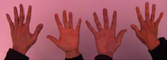
#> input picture TP1/white_patch/test_red.png, 167 x 60 px, shrunk from 276 x 99 before the run
$ jupyter execute --allow-errors TP_1.ipynb
#> lines starting #> are read from the running program, lines starting #| are printed output that depends on the picture
#> further down, img_bgr is the input picture: shape (60, 167, 3); mean B, G, R 91.2, 81.1, 155.9
# TP_1 Alejandro Valle

## Parte 1 - Algoritmo White-Patch

Teoría para tenerla a mano :)

[cell 1]
import numpy as np
import cv2 as cv
import matplotlib.pyplot as plt

[cell 2]
def white_patch(img_bgr):
    # float32 para no perder los decimales en la division
    img = img_bgr.astype(np.float32)

    for canal in range(3):
        max_val = img[:, :, canal].max()
        if max_val > 0:
            img[:, :, canal] /= max_val
#> this loop made 3 passes
#> max_val on passes 1 to 3: 173, 155, 246
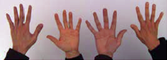
#> img: shape (60, 167, 3) float32; mean B, G, R 0.527, 0.523, 0.634

    img = np.clip(img * 255, 0, 255).astype(np.uint8)
#> pass 2 of the loop `for fila, (nombre, ruta) in enumerate(imagenes.items()):`:
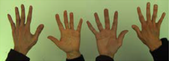
#> input picture TP1/white_patch/test_green.png, 169 x 61 px, shrunk from 278 x 100 before the run
#> img_bgr is the input picture: shape (61, 169, 3); mean B, G, R 83.6, 131.1, 129.4
#> the loop in white_patch (call 2), `for canal in range(3):` made 3 passes
#> max_val on passes 1 to 3: 172, 251, 213
#> after the loop in white_patch (call 2), `for canal in range(3):`:
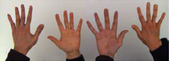
#> img: shape (61, 169, 3) float32; mean B, G, R 0.486, 0.522, 0.607
#> img_rgb: shape (61, 169, 3)
#> img_corr_rgb: shape (61, 169, 3)
#> pass 3 of the loop `for fila, (nombre, ruta) in enumerate(imagenes.items()):`:
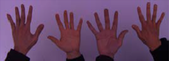
#> input picture TP1/white_patch/test_blue.png, 169 x 61 px, shrunk from 278 x 100 before the run
#> img_bgr is the input picture: shape (61, 169, 3); mean B, G, R 100.7, 69.5, 103
#> the loop in white_patch (call 3), `for canal in range(3):` made 3 passes
#> max_val on passes 1 to 3: 200, 139, 164
#> after the loop in white_patch (call 3), `for canal in range(3):`:
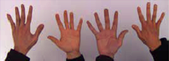
#> img: shape (61, 169, 3) float32; mean B, G, R 0.503, 0.5, 0.628
    return img

[cell 3]
imagenes = {
    "Roja": "white_patch/test_red.png",
    "Verde": "white_patch/test_green.png",
    "Azul": "white_patch/test_blue.png",
    "WP Roja": "white_patch/wp_red.png",
    "WP Roja 2": "white_patch/wp_red2.jpg",
    "WP Verde": "white_patch/wp_green.png",
    "WP Verde 2": "white_patch/wp_green2.jpg",
    "WP Azul": "white_patch/wp_blue.jpg",
}

fig, axes = plt.subplots(8, 2, figsize=(10, 32))
fig.suptitle("White Patch — Original vs Corregida", fontsize=14)

#> (the rest of this cell did not finish here and is left out)

Viendo estos resultados podemos ver una falla en las imagenes del predator. En las imagenes de las manos la iluminación tiene tintes moderados, no hay saturación excesiva de algún canal, los tres canales tienen información razonable. Al aplicar el algoritmo white-patch la normalización reequilibra los tres canales y recupera los colores naturales.

En las imagenes del predator podemos ver muy pocas diferencias. En estas imagenes se tiene una saturación excesiva de un solo canal.

Por ejemplo en la imagen del predator roja podriamos decir que el canal R tiene valores muy altos (200-255) en toda la imagen, mientras que G y B tienen valores muy bajos. Al normalizar, el canal R apenas varía, pero G y B se dividen por un máximo muy pequeño y se amplifican bastante, en otras palabras se amplifica ruido. Es por ello, que se ven ligeras diferencias en el cuerpo del predator. Como el algoritmo asume que el pixel más brillante de cada canal es blanco bajo iluminación neutra, esta asunción falla porque el máximo no representa la iluminación sino el color real del objeto.

# Parte 2 - Histogramas

## Visualización en escala de grises

[cell 4]
img1 = cv.imread("img1_tp.png", cv.IMREAD_GRAYSCALE)
img2 = cv.imread("img2_tp.png", cv.IMREAD_GRAYSCALE)

fig, axes = plt.subplots(1, 2, figsize=(10, 4))

#> (the rest of this cell did not finish here and is left out)

[cell 5]
NUM_BINS = 64

hist1 = cv.calcHist([img1], [0], None, [NUM_BINS], [0, 256])
#> hist1 = 64 values from 0 to 0
hist2 = cv.calcHist([img2], [0], None, [NUM_BINS], [0, 256])
#> hist2 = 64 values from 0 to 0

bin_edges = np.linspace(0, 256, NUM_BINS + 1)
bin_centers = (bin_edges[:-1] + bin_edges[1:]) / 2

fig, axes = plt.subplots(1, 2, figsize=(12, 4))

axes[0].bar(bin_centers, hist1.ravel(), width=4, color="steelblue")
axes[0].set_title(f"Histograma img1 ({NUM_BINS} bins)")
axes[0].set_xlabel("Intensidad (0=negro, 255=blanco)")
axes[0].set_ylabel("Cantidad de pixels")
axes[0].grid(alpha=0.3)

axes[1].bar(bin_centers, hist2.ravel(), width=4, color="tomato")
axes[1].set_title(f"Histograma img2 ({NUM_BINS} bins)")
axes[1].set_xlabel("Intensidad (0=negro, 255=blanco)")
axes[1].set_ylabel("Cantidad de pixels")
axes[1].grid(alpha=0.3)

plt.tight_layout()
plt.show()
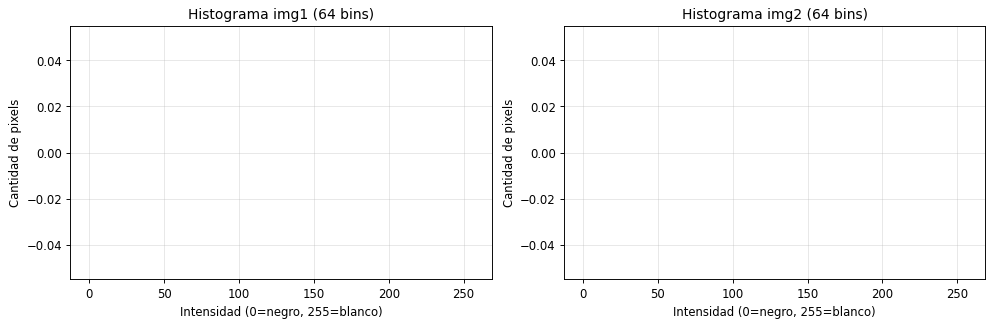
#> figure drawn by matplotlib, 2 panels
